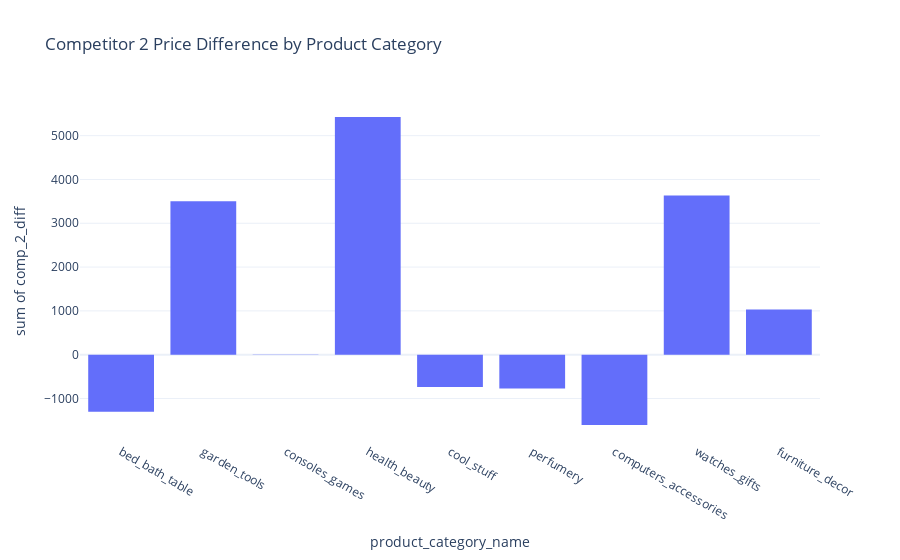

Notebook code cell kept with this figure:
### Code cell
fig = px.histogram(
    df,
    x='product_category_name',
    y='comp_2_diff',
    title='Competitor 2 Price Difference by Product Category',
    nbins=20
)
fig.show()

### Figure 1 — Plotly figure (JSON) as saved in the notebook; plotly's stock layout.template omitted (floating-point values rounded to 4 significant figures; data arrays with more than 128 entries replaced by an {"elided": "..."} marker saying what was removed)
{"data": [{"bingroup": "x", "histfunc": "sum", "hovertemplate": "product_category_name=%{x}<br>sum of comp_2_diff=%{y}<extra></extra>", "legendgroup": "", "marker": {"color": "#636efa", "pattern": {"shape": ""}}, "name": "", "nbinsx": 20, "orientation": "v", "showlegend": false, "type": "histogram", "x": {"elided": "676 str values"}, "xaxis": "x", "y": {"elided": "676 float values"}, "yaxis": "y"}], "layout": {"barmode": "relative", "legend": {"tracegroupgap": 0}, "title": {"text": "Competitor 2 Price Difference by Product Category"}, "xaxis": {"anchor": "y", "domain": [0, 1], "title": {"text": "product_category_name"}}, "yaxis": {"anchor": "x", "domain": [0, 1], "title": {"text": "sum of comp_2_diff"}}}}
